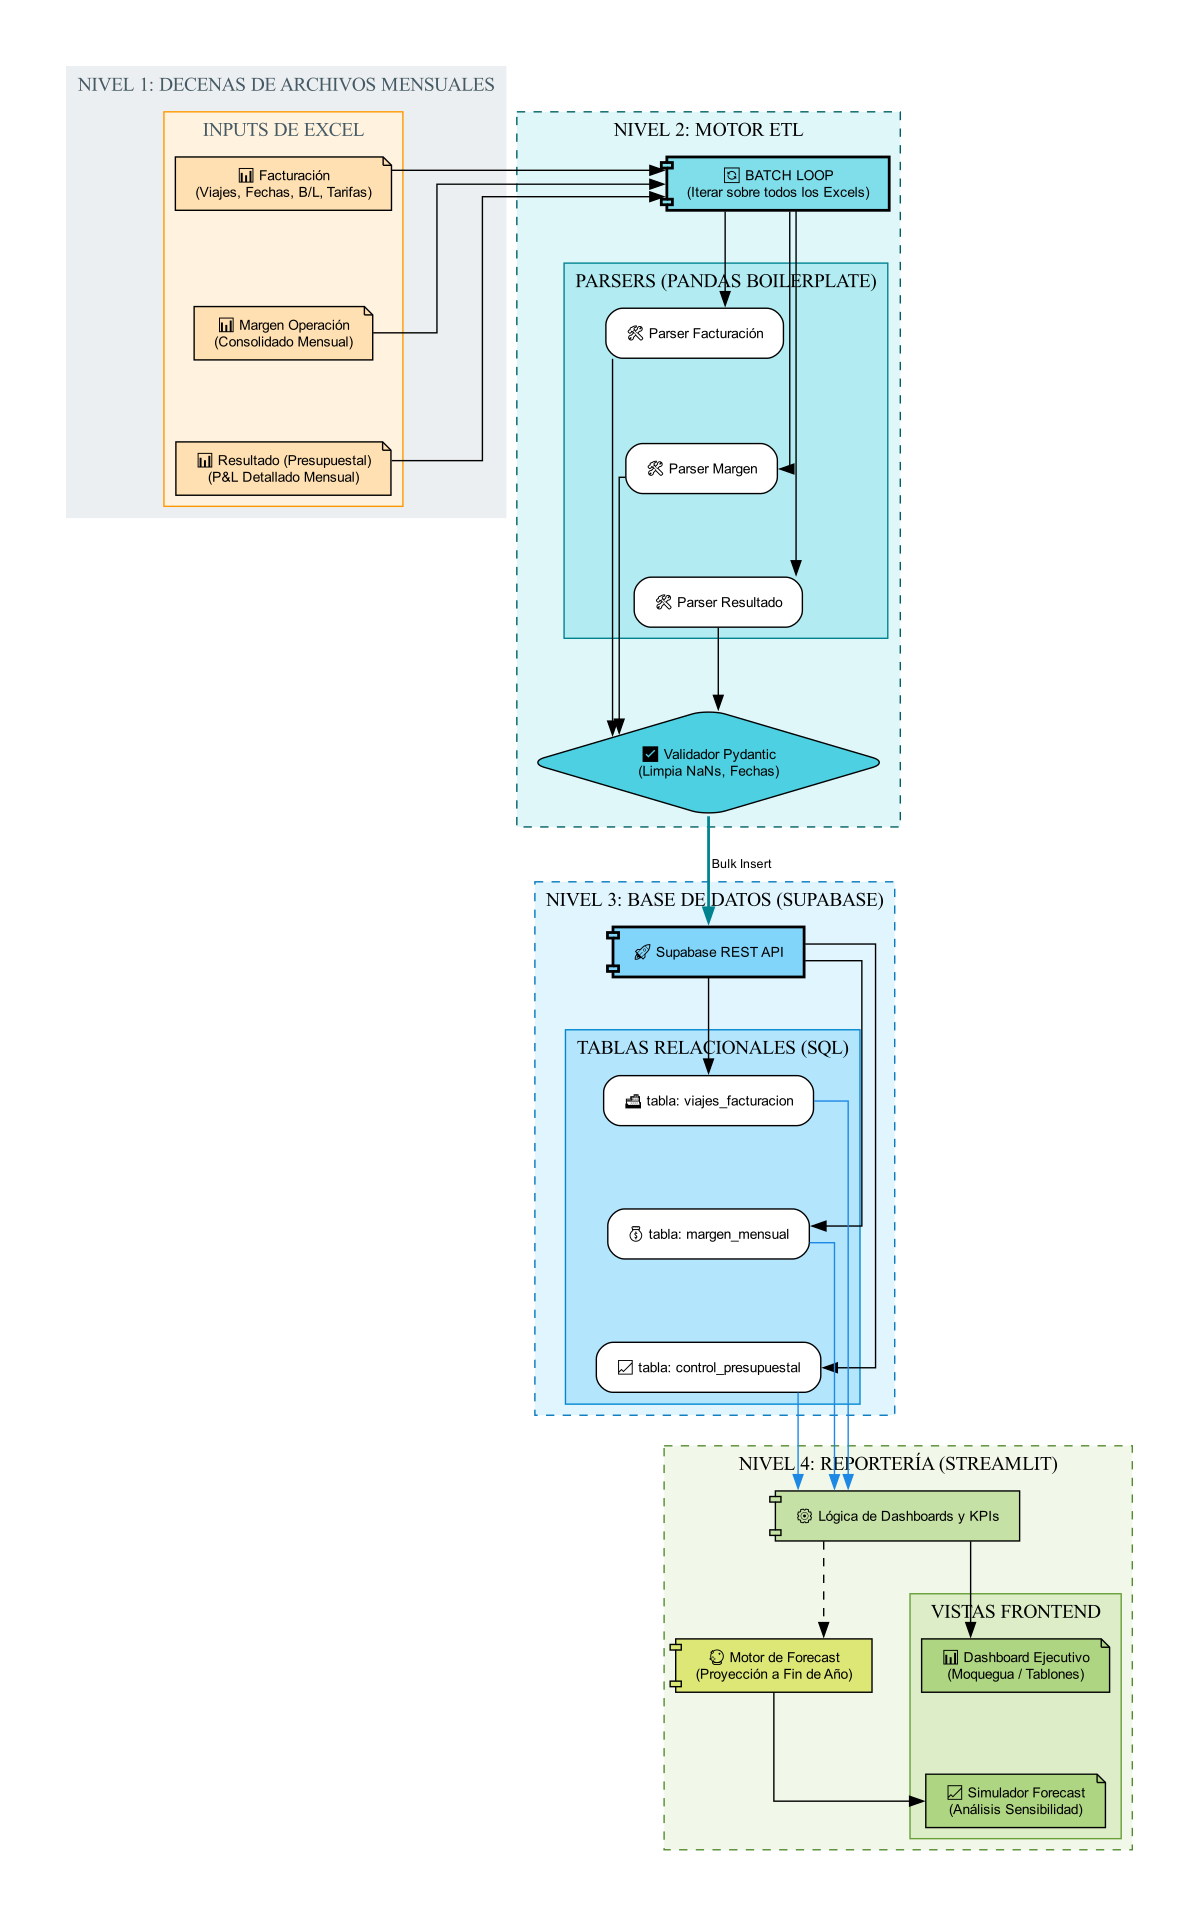

The script that drew this image:
import graphviz
import os

def generate_etl_flowchart():
    base_name = "FLUJOGRAMA_ETL_Supabase_V2"
    output_filename = base_name
    
    print(f"Generando Flujograma ETL V2: {output_filename}.pdf")
    
    potential_paths = [
        r"C:\Program Files\Graphviz\bin",
        r"C:\Program Files (x86)\Graphviz\bin",
    ]
    for p in potential_paths:
        if os.path.exists(p) and p not in os.environ["PATH"]:
            os.environ["PATH"] += os.pathsep + p

    dot_code = """
    digraph ETLFlow {
        rankdir=TB;
        splines=ortho;
        nodesep=0.5;
        ranksep=0.8;
        
        # Para hacerlo más angosto
        ratio=auto;
        
        node [shape=box, style="filled,rounded", fontname="Arial", fontsize=10, margin="0.2,0.1"];
        edge [fontname="Arial", fontsize=9];

        # ==========================================
        #  NIVEL 1: ARCHIVOS ORIGEN (LEGACY)
        # ==========================================
        subgraph cluster_lvl1 {
            label = "NIVEL 1: DECENAS DE ARCHIVOS MENSUALES"; style="filled"; color="#ECEFF1"; fontcolor="#455A64";
            
            subgraph cluster_files {
                label = "INPUTS DE EXCEL"; style="filled"; fillcolor="#FFF3E0"; color="#FF9800";
                F1 [label="📊 Facturación\\n(Viajes, Fechas, B/L, Tarifas)", shape=note, fillcolor="#FFE0B2"];
                F2 [label="📊 Margen Operación\\n(Consolidado Mensual)", shape=note, fillcolor="#FFE0B2"];
                F3 [label="📊 Resultado (Presupuestal)\\n(P&L Detallado Mensual)", shape=note, fillcolor="#FFE0B2"];
                
                # Forzar apilamiento vertical para hacerlo más angosto
                F1 -> F2 -> F3 [style=invis, weight=100];
            }
        }

        # ==========================================
        #  NIVEL 2: ORQUESTADOR ETL (PYTHON)
        # ==========================================
        subgraph cluster_lvl2 {
            label = "NIVEL 2: MOTOR ETL"; style="filled,dashed"; fillcolor="#E0F7FA"; color="#006064";
            
            BatchLoop [label="🔄 BATCH LOOP\\n(Iterar sobre todos los Excels)", shape=component, fillcolor="#80DEEA", penwidth=2];
            
            subgraph cluster_parsers {
                label = "PARSERS (PANDAS BOILERPLATE)"; style="filled"; fillcolor="#B2EBF2"; color="#00838F";
                ParseFact [label="🛠️ Parser Facturación", shape=rect, fillcolor="white"];
                ParseMarg [label="🛠️ Parser Margen", shape=rect, fillcolor="white"];
                ParseRes [label="🛠️ Parser Resultado", shape=rect, fillcolor="white"];
                
                # Forzar apilamiento vertical
                ParseFact -> ParseMarg -> ParseRes [style=invis, weight=100];
            }
            
            DataValidator [label="✅ Validador Pydantic\\n(Limpia NaNs, Fechas)", shape=diamond, fillcolor="#4DD0E1"];
        }

        # ==========================================
        #  NIVEL 3: DESTINO (SUPABASE)
        # ==========================================
        subgraph cluster_lvl3 {
            label = "NIVEL 3: BASE DE DATOS (SUPABASE)"; style="filled,dashed"; fillcolor="#E1F5FE"; color="#0277BD";
            
            SupabaseAPI [label="🚀 Supabase REST API", shape=component, fillcolor="#81D4FA", penwidth=2];
            
            subgraph cluster_tables {
                label = "TABLAS RELACIONALES (SQL)"; style="filled"; fillcolor="#B3E5FC"; color="#0288D1";
                T_Viajes [label="🚢 tabla: viajes_facturacion", shape=record, fillcolor="white"];
                T_Margen [label="💰 tabla: margen_mensual", shape=record, fillcolor="white"];
                T_Presupuesto [label="📈 tabla: control_presupuestal", shape=record, fillcolor="white"];
                
                # Forzar apilamiento vertical
                T_Viajes -> T_Margen -> T_Presupuesto [style=invis, weight=100];
            }
        }

        # ==========================================
        #  NIVEL 4: REPORTERÍA Y FORECAST
        # ==========================================
        subgraph cluster_lvl4 {
            label = "NIVEL 4: REPORTERÍA (STREAMLIT)"; style="filled,dashed"; fillcolor="#F1F8E9"; color="#558B2F";
            
            DashboardEngine [label="⚙️ Lógica de Dashboards y KPIs", shape=component, fillcolor="#C5E1A5"];
            ForecastEngine [label="🔮 Motor de Forecast\\n(Proyección a Fin de Año)", shape=component, fillcolor="#DCE775"];
            
            subgraph cluster_views {
                label = "VISTAS FRONTEND"; style="filled"; fillcolor="#DCEDC8"; color="#689F38";
                ViewDash [label="📊 Dashboard Ejecutivo\\n(Moquegua / Tablones)", shape=note, fillcolor="#AED581"];
                ViewForecast [label="📈 Simulador Forecast\\n(Análisis Sensibilidad)", shape=note, fillcolor="#AED581"];
                
                # Forzar apilamiento
                ViewDash -> ViewForecast [style=invis, weight=100];
            }
        }

        # --- CONEXIONES REALES ---
        # Lvl 1 a Lvl 2
        F1 -> BatchLoop [constraint=false];
        F2 -> BatchLoop [constraint=false];
        F3 -> BatchLoop [constraint=false];
        
        BatchLoop -> ParseFact;
        BatchLoop -> ParseMarg;
        BatchLoop -> ParseRes;
        
        ParseFact -> DataValidator;
        ParseMarg -> DataValidator;
        ParseRes -> DataValidator;
        
        # Lvl 2 a Lvl 3
        DataValidator -> SupabaseAPI [label=" Bulk Insert", color="#00838F", penwidth=2];
        
        SupabaseAPI -> T_Viajes;
        SupabaseAPI -> T_Margen;
        SupabaseAPI -> T_Presupuesto;
        
        # Lvl 3 a Lvl 4
        T_Viajes -> DashboardEngine [color="#1E88E5"];
        T_Margen -> DashboardEngine [color="#1E88E5"];
        T_Presupuesto -> DashboardEngine [color="#1E88E5"];
        
        DashboardEngine -> ViewDash;
        DashboardEngine -> ForecastEngine [style=dashed];
        ForecastEngine -> ViewForecast;
    }
    """
    
    try:
        src = graphviz.Source(dot_code)
        output_dir = os.path.dirname(os.path.abspath(__file__))
        file_path = src.render(filename=os.path.join(output_dir, output_filename), format='pdf', view=False, cleanup=True)
        print(f"Generado exitosamente: {os.path.abspath(file_path)}")
        
    except Exception as e:
        print(f"Error generando flujograma: {e}")

if __name__ == "__main__":
    generate_etl_flowchart()
